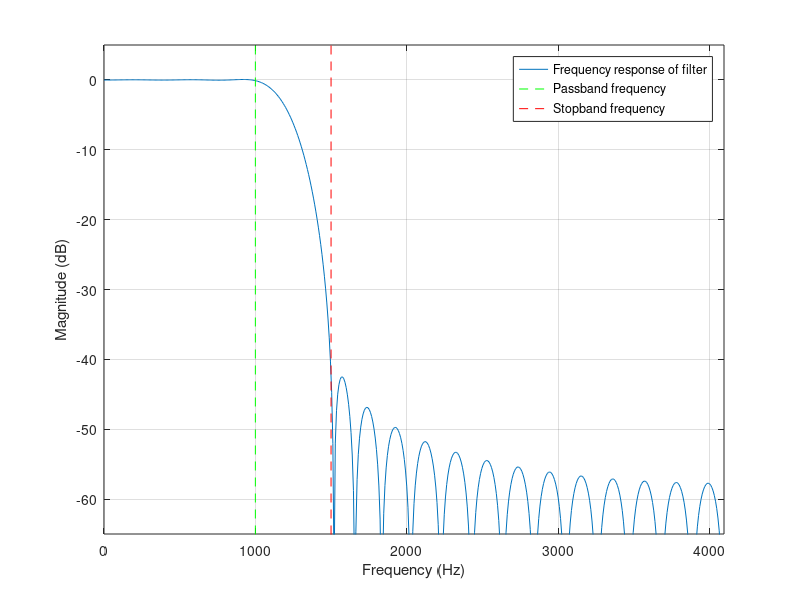

Recreate this plot in MATLAB.

Fs = 8192; % sample frequency
F0 = 1000; % passband frequency
F1 = 1500; % stopband frequency
alpha0 = 10^(-3/20); % max passband ripple (linear units)
alpha1 = 10^(-40/20); % max stopband ripple (linear units)
[N,Wn,beta,filtype] = kaiserord( [F0 F1], [1 0], [alpha0 alpha1], Fs );
h = fir1(N, Wn, filtype, kaiser(N+1,beta), 'noscale');


[s,w] = freqz(h,1, 512);

close all
plot( (Fs*w)/(2*pi), 20*log10(abs(s)))
legend('Frequency response of filter')
xlim([0,Fs/2])
y1=get(gca,'ylim')
hold on;

%xticks(0:Fs/8:Fs/2)

l1 = line([F0 F0], y1);
set(l1, 'LineStyle', '--');
set(l1, 'color', 'g');
set(l1, 'DisplayName', 'Passband frequency' )

l2 = line([F1 F1], y1);
set(l2, 'LineStyle', '--');
set(l2, 'color', 'r');
set(l2, 'DisplayName', 'Stopband frequency' );

ylim([-65 5])
ylabel('Magnitude (dB)')
xlabel('Frequency (Hz)')
ylim([-65 5]);
grid on;

0:Fs/4:Fs


